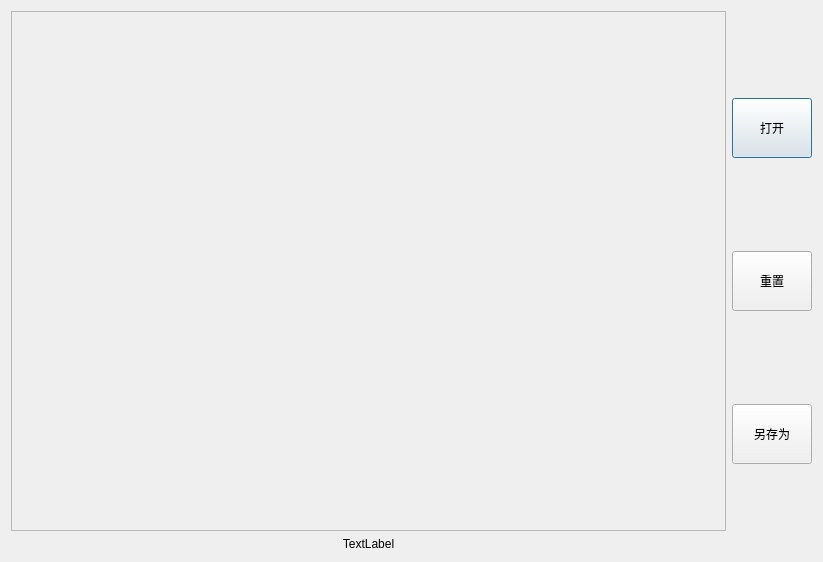
<?xml version="1.0" encoding="UTF-8"?>
<ui version="4.0">
 <class>Mosaic</class>
 <widget class="QDialog" name="Mosaic">
  <property name="geometry">
   <rect>
    <x>0</x>
    <y>0</y>
    <width>823</width>
    <height>562</height>
   </rect>
  </property>
  <property name="windowTitle">
   <string>Dialog</string>
  </property>
  <layout class="QGridLayout" name="gridLayout">
   <item row="0" column="0">
    <layout class="QHBoxLayout" name="horizontalLayout">
     <item>
      <layout class="QVBoxLayout" name="verticalLayout" stretch="1,0">
       <item>
        <widget class="QScrollArea" name="scrollArea">
         <property name="widgetResizable">
          <bool>true</bool>
         </property>
         <widget class="QWidget" name="scrollAreaWidgetContents">
          <property name="geometry">
           <rect>
            <x>0</x>
            <y>0</y>
            <width>711</width>
            <height>514</height>
           </rect>
          </property>
         </widget>
        </widget>
       </item>
       <item>
        <widget class="QLabel" name="label">
         <property name="text">
          <string>TextLabel</string>
         </property>
         <property name="alignment">
          <set>Qt::AlignCenter</set>
         </property>
        </widget>
       </item>
      </layout>
     </item>
     <item>
      <layout class="QVBoxLayout" name="verticalLayout_2">
       <item>
        <widget class="QPushButton" name="pushButton_3">
         <property name="maximumSize">
          <size>
           <width>80</width>
           <height>60</height>
          </size>
         </property>
         <property name="text">
          <string>打开</string>
         </property>
        </widget>
       </item>
       <item>
        <widget class="QPushButton" name="pushButton">
         <property name="minimumSize">
          <size>
           <width>80</width>
           <height>60</height>
          </size>
         </property>
         <property name="text">
          <string>重置</string>
         </property>
        </widget>
       </item>
       <item>
        <widget class="QPushButton" name="pushButton_2">
         <property name="minimumSize">
          <size>
           <width>80</width>
           <height>60</height>
          </size>
         </property>
         <property name="text">
          <string>另存为</string>
         </property>
        </widget>
       </item>
      </layout>
     </item>
    </layout>
   </item>
  </layout>
 </widget>
 <resources/>
 <connections/>
</ui>
